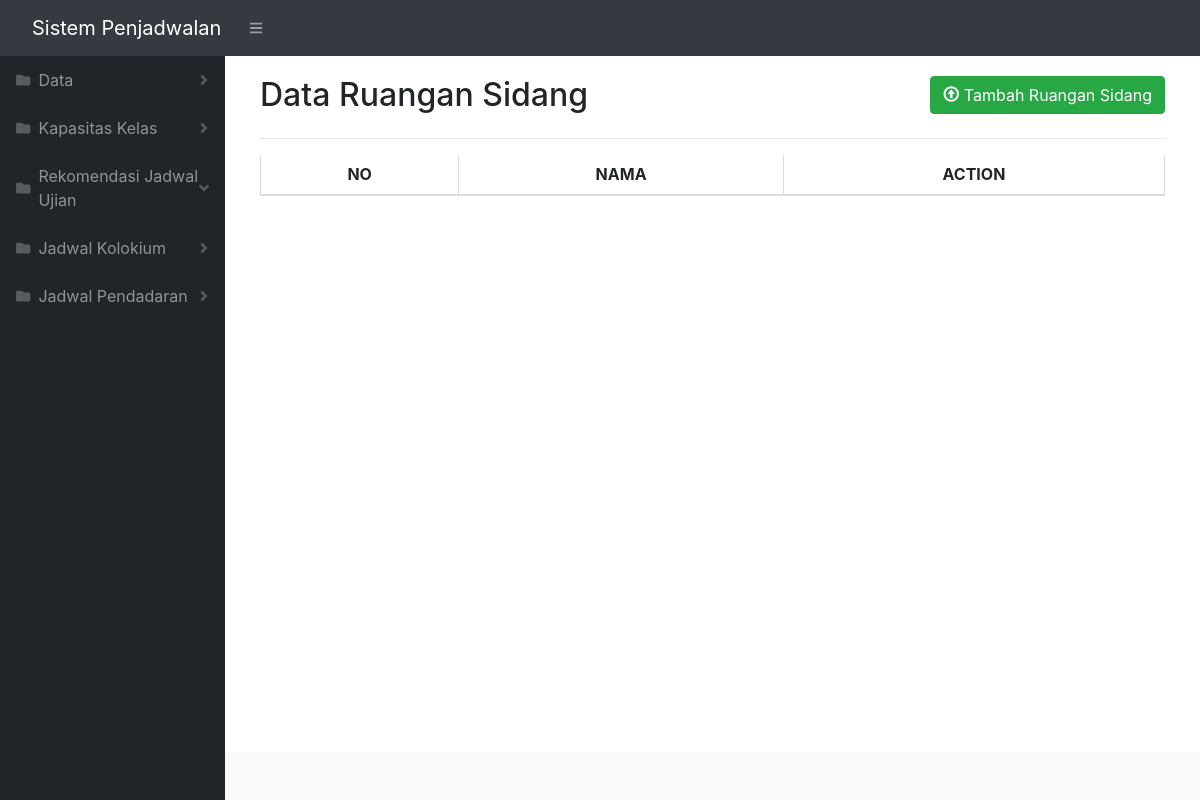
The page /index.php/home/ruanganSidang on the database as committed earlier.
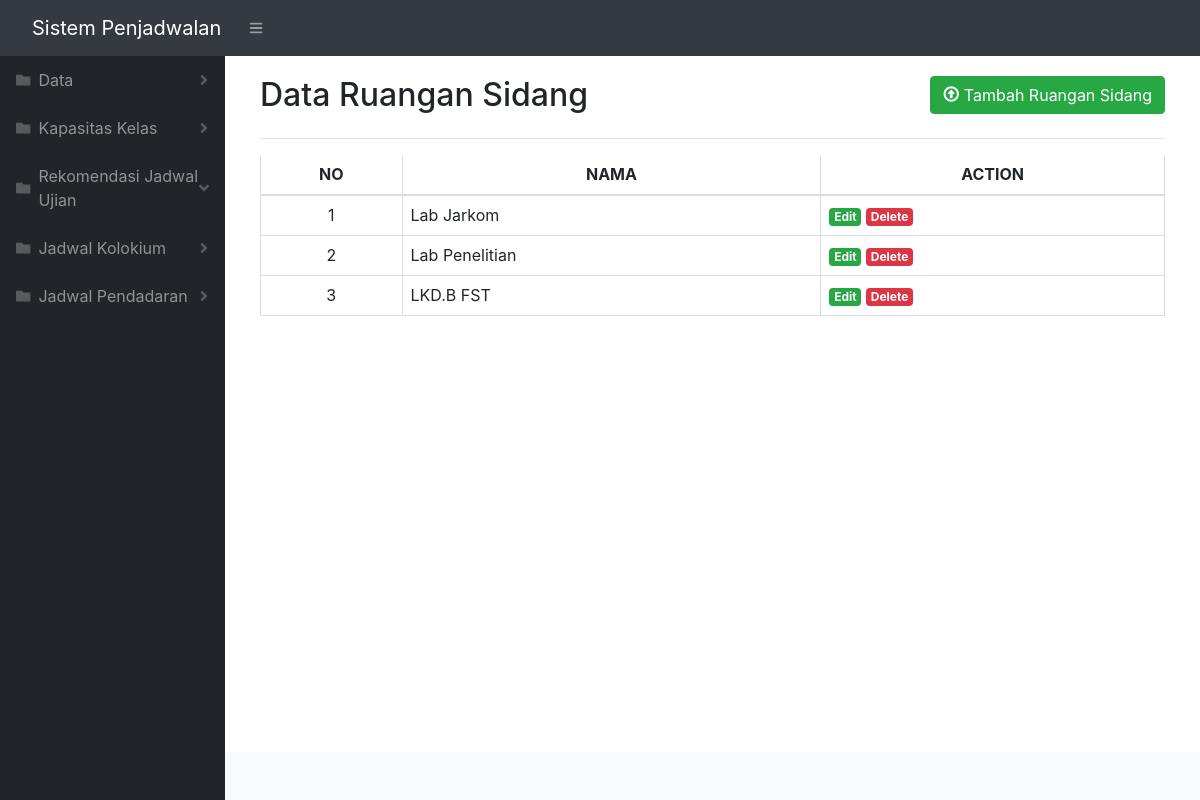
The same page on the database as committed later.
### tables this page shows
CREATE TABLE `ruangsidang` (
  `idRuangan` int(11) NOT NULL,
  `nama` varchar(255) NOT NULL
);

### application/controllers/Home.php (called while the page is built, shortened)
<?php
class home extends CI_Controller {
    public function __construct() {
        $this->load->library('form_validation');
        $this->load->library('pagination');
        $this->load->model('list_model');
        $this->load->model('Ruangan_model');
        $this->load->model('data_model');
        $this->load->library('excel');
    }
    public function ruanganSidang() {
        $data['data'] = $this->list_model->get_ruanganSidang_list();
        $data['title'] = 'Data Ruangan Sidang';
        $this->load->view('templates/header', $data);
        $this->load->view('templates/sidebar', $data);
        $this->load->view('data/ruanganSidang', $data);
        $this->load->view('templates/topbar', $data);
        $this->load->view('templates/footer', $data);
    }
}

### index.php (called while the page is built, shortened)
<?php
require_once BASEPATH.'core/CodeIgniter.php';

### application/models/List_model.php (called while the page is built, shortened)
<?php
class List_model extends CI_Model {
    function get_ruanganSidang_list() {
        $this->db->order_by('nama', 'ASC');
        $query = $this->db->get('ruangsidang');
        return $query;
    }
}

### application/views/data/ruanganSidang.php (the view, shortened to what this page needs)
<div id="layoutSidenav_content">
    <main>
        <div class="container-fluid">
            <div class="card-body">
                <div class="row">
                    <div class="col-auto mr-auto">
                        <h2 class=""><?= $title ?></h2>
                    </div>
                    <div class="col-auto ml-3">
                        <a href="http://" class="btn btn-success pull-right" data-toggle="modal"
                            data-target="#exampleModal"> <span class="glyphicon glyphicon-upload"></span> Tambah Ruangan
                            Sidang</a>
                    </div>
                </div>
                <hr>
                <div class="table-responsive">
                    <table class="table table-bordered" id="tabelku" width="100%">
                        <thead>
                            <tr class="text-center">
                                <th>NO</th>
                                <th>NAMA</th>
                                <th>ACTION</th>
                            </tr>
                        </thead>
                        <tbody>
                            <?php $i = 1; ?>
                            <?php foreach ($data->result() as $row) : ?>
                            <tr>
                                <td class="text-center"><?= $i ?></td>
                                <td><?php echo $row->nama; ?></td>
                                <td>
                                    <a href="<?php echo base_url(); ?>home/editRuangSidang/<?= $row->idRuangan; ?>"
                                        class="badge badge-success ">Edit</a>
                                    <a href="<?php echo base_url(); ?>home/deleteRuangSidang/<?= $row->idRuangan; ?>"
                                        class="badge badge-danger"
                                        onclick="return confirm('Are you sure you want to delete <?= $row->idRuangan; ?>?');">Delete</a>
                                </td>
                            </tr>
                            <?php $i++; ?>
                            <?php endforeach; ?>
                        </tbody>
                    </table>
                </div>
            </div>
        </div>
    </main>

Rows that differ between the two databases and show on the page:
added ruangsidang: nama "Lab Jarkom"
added ruangsidang: nama "Lab Penelitian"
added ruangsidang: nama "LKD.B FST"
